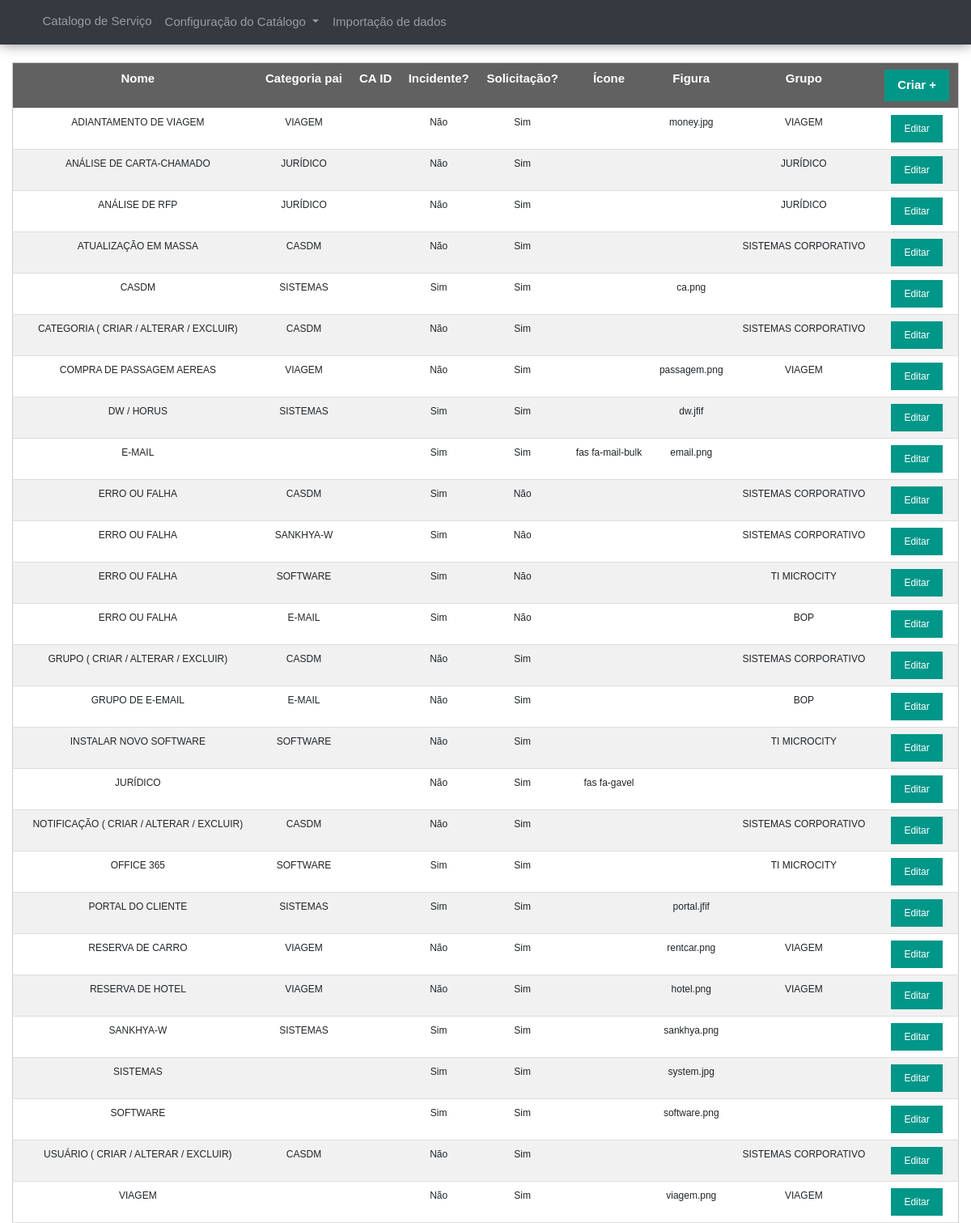
The app's page /catalogo/list_config_categoria with its own data.
### catalogo/models.py (models this page shows, shortened)
class AbstractEntity(models.Model):
    nome = models.CharField(max_length=200, name='nome')
    last_date_mod = models.DateTimeField(auto_now=True, \
        verbose_name='Data de alteração')
    created_date = models.DateTimeField(auto_now_add=True, \
        verbose_name='Data de criação')
    class Meta:
        abstract = True
        ordering = ['nome']

class Categoria(AbstractEntity):
    icone = models.CharField(max_length=20, blank=True)
    figure = models.CharField(max_length=200, blank=True)
    parent = models.ForeignKey('self', on_delete=models.SET_NULL, \
        blank=True, null=True)
    in_flag = models.BooleanField(default=False, help_text='É valido para incidente?', \
        verbose_name='Incidente?')
    cr_flag = models.BooleanField(default=False, help_text='É valido para solicitação?', \
        verbose_name='Solicitação?')
    descricao = models.TextField(blank=True, null=True)
    grupo_ca = models.CharField(max_length=70, blank=True, null=True,\
        help_text="Grupo de atendimento no CA SDM")
    persid_pcat_ca = models.CharField(max_length=20, blank=True, null=True, \
        verbose_name='Categoria CA', help_text="Persid da categoria CA SDM")
    script = models.CharField(max_length=255, blank=True, null=True, \
        verbose_name='script', help_text="Script de automação da categoria")
    def get_absolute_url(self):
        from django.urls import reverse
        return reverse("catalogo:detail_config_categoria", args=[str(self.id)] )

### catalogo/views.py (the view)
def list_config_categoria(request):
    try:
        categorias_retornadas = Categoria.objects.all()
        dados = {"form" : FormCategoria, "categorias" : categorias_retornadas}
        return render(request, 'catalogo/list_config_categoria.html', dados )
    except Categoria.DoesNotExist:
        raise Http404("Falha ao recuperar registros no banco de dados.")

### templates/catalogo/list_config_categoria.html (shortened to what this page needs)
{% extends 'catalogo/base.html' %}
{% block main%}
{% load static %}
<main>
    <div class="container-fluid mt-4">
        <table class="w3-table-all w3-striped w3-small w3-centered">
            <thead>
                <tr class="w3-dark-gray w3-center w3-medium">
                    <th scope="col">Nome</th>
                    <th scope="col">Categoria pai</th>
                    <th scope="col">CA ID</th>
                    <th scope="col">Incidente?</th>
                    <th scope="col">Solicitação?</th>
                    <th scope="col">Ícone</th>
                    <th scope="col">Figura</th>
                    <th scope="col">Grupo</th>
                    <th scope="col"> <a name="create_categoria" id="create_categoria" class="w3-button w3-teal" href="{% url 'catalogo:create_config_categoria' %}" role="button">Criar +</a></th>
                </tr>
            </thead>
            <tbody>
                {% for categoria  in categorias %}
                <tr>
                    <td>{{ categoria.nome }}</td>
                    <td>{{ categoria.parent.nome }}</td>
                    <td>{{ categoria.ca_id }}</td>
                    {% if  categoria.in_flag == True %}<td> Sim </td> {% else %} <td> Não </td> {% endif %}
                    {% if  categoria.cr_flag == True %}<td> Sim </td> {% else %} <td> Não </td> {% endif %}
                    <td>{{ categoria.icone}}</td>
                    <td>{{ categoria.figure}}</td>
                    {% if  categoria.grupo_ca %}<td> {{ categoria.grupo_ca}} </td> {% else %} <td>  </td> {% endif %}
                    <td> <a name="edit_categoria_{{categoria.id}}" id="edit_categoria_{{categoria.id}}" class="w3-button w3-teal" href="{{ categoria.get_absolute_url }}" role="button">Editar</a> </td>
                </tr>
                {% endfor %}
            </tbody>
        </table>
    </div>
</main>
{% endblock %}

### catalogo/static/css/w3.css (style rules this page uses)
html { box-sizing:border-box }
*,*:before,*:after { box-sizing:inherit }
html { -ms-text-size-adjust:100%;-webkit-text-size-adjust:100% }
body { margin:0 }
article,aside,details,figcaption,figure,footer,header,main,menu,nav,section { display:block }
a { background-color:transparent }
html,body { font-family:Verdana,sans-serif;font-size:15px;line-height:1.5 }
html { overflow-x:hidden }
a { color:inherit }
.w3-table,.w3-table-all { border-collapse:collapse;border-spacing:0;width:100%;display:table }
.w3-table-all { border:1px solid #ccc }
.w3-bordered tr,.w3-table-all tr { border-bottom:1px solid #ddd }
.w3-striped tbody tr:nth-child(even) { background-color:#f1f1f1 }
.w3-table-all tr:nth-child(odd) { background-color:#fff }
.w3-table-all tr:nth-child(even) { background-color:#f1f1f1 }
.w3-centered tr th,.w3-centered tr td { text-align:center }
.w3-table td,.w3-table th,.w3-table-all td,.w3-table-all th { padding:8px 8px;display:table-cell;text-align:left;vertical-align:top }
.w3-table th:first-child,.w3-table td:first-child,.w3-table-all th:first-child,.w3-table-all td:first-child { padding-left:16px }
.w3-btn,.w3-button { border:none;display:inline-block;padding:8px 16px;vertical-align:middle;overflow:hidden;text-decoration:none;color:inherit;background-color:inherit;text-align:center;cursor:pointer;white-space:nowrap }
.w3-btn,.w3-button { -webkit-touch-callout:none;-webkit-user-select:none;-khtml-user-select:none;-moz-user-select:none;-ms-user-select:none;user-select:none }
.w3-small { font-size:12px!important }
.w3-medium { font-size:15px!important }
.w3-center { text-align:center!important }
.w3-teal,.w3-hover-teal:hover { color:#fff!important;background-color:#009688!important }
.w3-dark-grey,.w3-hover-dark-grey:hover,.w3-dark-gray,.w3-hover-dark-gray:hover { color:#fff!important;background-color:#616161!important }

### records on screen
Categoria: nome "ADIANTAMENTO DE VIAGEM", parent.nome "VIAGEM", in_flag "Não", cr_flag "Sim", figure "money.jpg", grupo_ca "VIAGEM"
Categoria: nome "ANÁLISE DE CARTA-CHAMADO", parent.nome "JURÍDICO", in_flag "Não", cr_flag "Sim", grupo_ca "JURÍDICO"
Categoria: nome "ANÁLISE DE RFP", parent.nome "JURÍDICO", in_flag "Não", cr_flag "Sim", grupo_ca "JURÍDICO"
Categoria: nome "ATUALIZAÇÃO EM MASSA", parent.nome "CASDM", in_flag "Não", cr_flag "Sim", grupo_ca "SISTEMAS CORPORATIVO"
Categoria: nome "CASDM", parent.nome "SISTEMAS", in_flag "Sim", cr_flag "Sim", figure "ca.png"
Categoria: nome "CATEGORIA ( CRIAR / ALTERAR / EXCLUIR)", parent.nome "CASDM", in_flag "Não", cr_flag "Sim", grupo_ca "SISTEMAS CORPORATIVO"
Categoria: nome "COMPRA DE PASSAGEM AEREAS", parent.nome "VIAGEM", in_flag "Não", cr_flag "Sim", figure "passagem.png", grupo_ca "VIAGEM"
Categoria: nome "DW / HORUS", parent.nome "SISTEMAS", in_flag "Sim", cr_flag "Sim", figure "dw.jfif"
Categoria: nome "E-MAIL", in_flag "Sim", cr_flag "Sim", icone "fas fa-mail-bulk", figure "email.png"
Categoria: nome "ERRO OU FALHA", parent.nome "CASDM", in_flag "Sim", cr_flag "Não", grupo_ca "SISTEMAS CORPORATIVO"
Categoria: nome "ERRO OU FALHA", parent.nome "SANKHYA-W", in_flag "Sim", cr_flag "Não", grupo_ca "SISTEMAS CORPORATIVO"
Categoria: nome "ERRO OU FALHA", parent.nome "SOFTWARE", in_flag "Sim", cr_flag "Não", grupo_ca "TI MICROCITY"
Categoria: nome "ERRO OU FALHA", parent.nome "E-MAIL", in_flag "Sim", cr_flag "Não", grupo_ca "BOP"
Categoria: nome "GRUPO ( CRIAR / ALTERAR / EXCLUIR)", parent.nome "CASDM", in_flag "Não", cr_flag "Sim", grupo_ca "SISTEMAS CORPORATIVO"
Categoria: nome "GRUPO DE E-EMAIL", parent.nome "E-MAIL", in_flag "Não", cr_flag "Sim", grupo_ca "BOP"
Categoria: nome "INSTALAR NOVO SOFTWARE", parent.nome "SOFTWARE", in_flag "Não", cr_flag "Sim", grupo_ca "TI MICROCITY"
Categoria: nome "JURÍDICO", in_flag "Não", cr_flag "Sim", icone "fas fa-gavel"
Categoria: nome "NOTIFICAÇÃO ( CRIAR / ALTERAR / EXCLUIR)", parent.nome "CASDM", in_flag "Não", cr_flag "Sim", grupo_ca "SISTEMAS CORPORATIVO"
Categoria: nome "OFFICE 365", parent.nome "SOFTWARE", in_flag "Sim", cr_flag "Sim", grupo_ca "TI MICROCITY"
Categoria: nome "PORTAL DO CLIENTE", parent.nome "SISTEMAS", in_flag "Sim", cr_flag "Sim", figure "portal.jfif"
Categoria: nome "RESERVA DE CARRO", parent.nome "VIAGEM", in_flag "Não", cr_flag "Sim", figure "rentcar.png", grupo_ca "VIAGEM"
Categoria: nome "RESERVA DE HOTEL", parent.nome "VIAGEM", in_flag "Não", cr_flag "Sim", figure "hotel.png", grupo_ca "VIAGEM"
Categoria: nome "SANKHYA-W", parent.nome "SISTEMAS", in_flag "Sim", cr_flag "Sim", figure "sankhya.png"
Categoria: nome "SISTEMAS", in_flag "Sim", cr_flag "Sim", figure "system.jpg"
Categoria: nome "SOFTWARE", in_flag "Sim", cr_flag "Sim", figure "software.png"
Categoria: nome "USUÁRIO ( CRIAR / ALTERAR / EXCLUIR)", parent.nome "CASDM", in_flag "Não", cr_flag "Sim", grupo_ca "SISTEMAS CORPORATIVO"
Categoria: nome "VIAGEM", in_flag "Não", cr_flag "Sim", figure "viagem.png", grupo_ca "VIAGEM"
